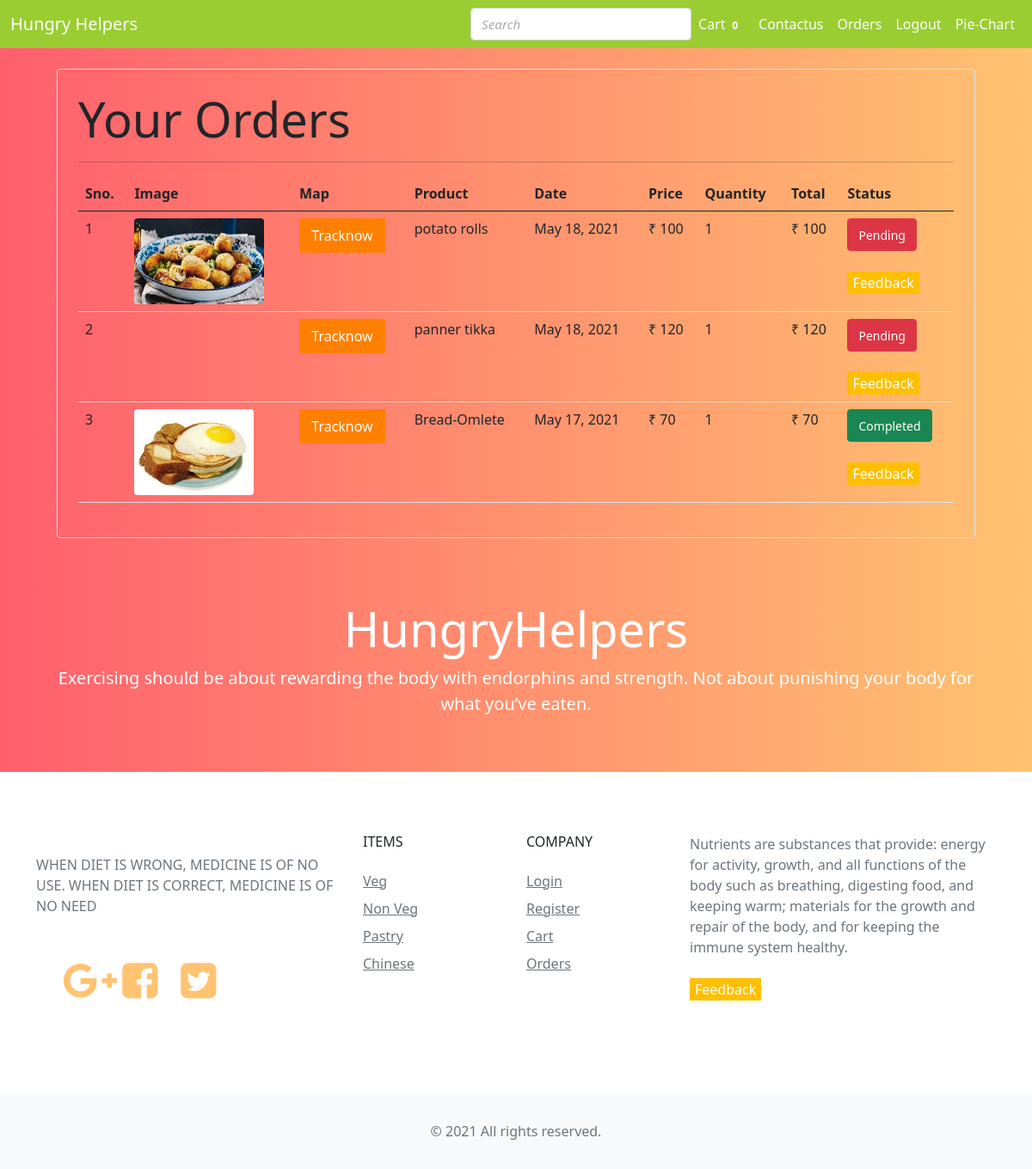
Page /orders (signed in) on the committed database.
### store/models/orders.py (models this page shows, shortened)
class Order(models.Model):
    objects = None
    product = models.ForeignKey(Product,on_delete=models.CASCADE)
    customer = models.ForeignKey(Customer,on_delete=models.CASCADE)
    quantity = models.IntegerField(default=1)
    price = models.IntegerField()
    address = models.CharField(max_length=50, default='', blank=True)
    phone = models.CharField(max_length=50, default='', blank=True)
    date = models.DateField(default=datetime.datetime.today)
    status = models.BooleanField(default=False)
    @staticmethod
    def get_orders_by_customer(customer_id):
        return Order.objects.filter(customer=customer_id).order_by('-date')

### store/models/product.py (models this page shows, shortened)
class Product(models.Model):
    name = models.CharField(max_length=50)
    price = models.IntegerField(default=0)
    category = models.ForeignKey(Category, on_delete=models.CASCADE, default=1)
    description = models.CharField(max_length=200, default='', null=True, blank=True)
    image = models.ImageField(upload_to='uploads/products/')

### store/middlewares/auth.py (the view)
    def middleware(request):
        print(request.session.get('customer'))
        returnUrl = request.META['PATH_INFO']
        print(request.META['PATH_INFO'])
        if not request.session.get('customer'):
           return redirect(f'login?return_url={returnUrl}')
        response = get_response(request)
        return response

### store/templatetags/custom_filter.py (called while the page is built)
@register.filter(name='currency')
def currency(number):
    return "₹ "+str(number)

@register.filter(name='multiply')
def multiply(number , number1):
    return number * number1

### store/views/orders.py (called while the page is built)
    def get(self , request ):
        customer = request.session.get('customer')
        orders = Order.get_orders_by_customer(customer)
        print(orders)
        return render(request , 'orders.html'  , {'orders' : orders})

### store/templates/orders.html (shortened to what this page needs)
{% extends 'base.html' %}
{% block content %}
{% load cart %}
{% load custom_filter %}
<div class="container">
   <div class="border rounded p-4 m-4">
        <p class="display-4 pl-4 ml-4">Your Orders</p>
        <hr>
        <table class="table">
            <thead>
                <tr>
                    <th>Sno.</th>
                    <th>Image</th>
                    <th>Map</th>
                    <th>Product</th>
                    <th>Date</th>
                    <th>Price</th>
                    <th>Quantity</th>
                    <th>Total</th>
                    <th>Status</th>
                </tr>
            </thead>
            <tbody>
                {% for order in orders %}
                <tr>
                    <td>{{forloop.counter}}</td>
                    <td><img style="height: 100px;" class="rounded" src="{{order.product.image.url}}" alt=""></td>
                    <td><a href="{% url 'Map' %}"><button style="background-color:	#ff8000;border:none;color:white;width: 100px;height:40px;" >Tracknow
                    </button></a></td>
                    <td>{{order.product.name}}</td>
                    <td>{{order.date}}</td>
                    <td>{{order.price|currency}}</td>
                    <td>{{order.quantity}}</td>
                    <td>{{order.quantity|multiply:order.price|currency}}</td>
                    {% if order.status %}
                    <td>
                        <button type="button" class="btn btn-success"><small>Completed</small></button>
                        <br></br>
                        <form action="https://docs.google.com/forms/d/e/1FAIpQLSeueOPMGzRSCyHHj4q3GLfnc3LputWD6Ks0562Q8WsrR718OA/viewform?usp=pp_url"  >
                            <input style="background-color: #ffbf00;border: none;color: white;";       type="submit" value="Feedback" />
                        </form>
                    </td>
                    {%else%}
                    <td>
                        <button type="button" class="btn btn-danger"><small>Pending</small></button>
                        <br></br>
                        <form action="https://docs.google.com/forms/d/e/1FAIpQLSeueOPMGzRSCyHHj4q3GLfnc3LputWD6Ks0562Q8WsrR718OA/viewform?usp=pp_url"  >
                            <input style="background-color: #ffbf00;border: none;color: white;";       type="submit" value="Feedback" />
                        </form>
                    </td>
                    {% endif %}
                </tr>
                {% endfor %}
            </tbody>
        </table>
        <!DOCTYPE html>
<html>
<body>
</body>
</html>
   </div>
</div>
{% endblock %}

### store/templates/base.html (shortened to what this page needs)
<!doctype html>
<html lang="en">
<head>
  <link href="https://cdn.jsdelivr.net/npm/bootstrap@5.0.0-beta2/dist/css/bootstrap.min.css" rel="stylesheet"
>
</head>
<nav class="navbar navbar-expand-lg navbar-light " style="background-color: yellowgreen;">
  <div class="container-fluid">
    <a class="navbar-brand" href="/" style="color: white;">Hungry Helpers</a>
    <div class="collapse navbar-collapse" id="navbarSupportedContent">
      <ul class="navbar-nav me-0">
        <div class="align-self-center">
          <div class="form-outline" >
            <input type="search" id="form1" class="form-control" placeholder="Search" />
          </div>
        </div>
        <li class="nav-item">
          <a class="nav-link active" aria-current="page" href="/cart" style="color: white;">Cart<span class="badge badge-black">{{request.session.cart.keys|length}}</span></a>
        </li>
      <ul class="navbar-nav me-0">
        {% if request.session.customer %}
        <li class="nav-item ">
          <a class="nav-link" href="{% url 'email' %}" style="color: white;">Contactus</a>
        </li>
        <li class="nav-item ">
          <a class="nav-link" href="/orders" style="color: white;">Orders</a>
        </li>
        <li class="nav-item ">
          <a class="nav-link" href="/logout" style="color: white;">Logout</a>
        </li>
        <li class="nav-item">
          <a class="nav-link active" aria-current="page" href="/pie-chart" style="color: white;">Pie-Chart</a>
        </li>
        {% endif %}
      </ul>
    </div>
  </div>
</nav>
    {% block content %}{% endblock %}
</body>
<body class="d-flex flex-column">
  <div class="container-fluid flex-grow-1 flex-shrink-0">
    <div class="px-lg-5">
      <div class="row py-5">
        <div class="col-lg-12 mx-auto text-white text-center">
          <h1 class="display-4">HungryHelpers</h1>
          <p class="lead mb-0">Exercising should be about rewarding the body with endorphins and strength. Not about punishing your body for what you’ve eaten.</p>
        </div>
      </div>
    </div>
  </div>
  <footer class="bg-white">
    <div class="container py-5">
      <div class="row py-4">
        <div class="col-lg-4 col-md-6 mb-4 mb-lg-0"><img src="img/logo.png" alt="" width="180" class="mb-3">
          <p class="font-italic text-muted">WHEN DIET IS WRONG, MEDICINE IS OF NO USE. WHEN DIET IS CORRECT, MEDICINE IS OF NO NEED</p>
          <link rel="stylesheet" href="https://maxcdn.bootstrapcdn.com/font-awesome/4.7.0/css/font-awesome.min.css">
          <div class="wrapper" >
            <a href="http://www.google.com"><i class="fa fa-3x fa-google-plus"></i></a>
            <a href="http://www.facebook.com"><i class="fa fa-3x fa-facebook-square"></i></a>
            <a href="http://www.twitter.com"><i class="fa fa-3x fa-twitter-square"></i></a>
          </div>
        </div>
        <div class="col-lg-2 col-md-6 mb-4 mb-lg-0">
          <h6 class="text-uppercase font-weight-bold mb-4">Items</h6>
          <ul class="list-unstyled mb-0">
<li class="mb-2"><a href="#" class="text-muted">Veg</a></li>
            <li class="mb-2"><a href="#" class="text-muted">Non Veg</a></li>
            <li class="mb-2"><a href="#" class="text-muted">Pastry</a></li>
            <li class="mb-2"><a href="#" class="text-muted">Chinese</a></li>
          </ul>
        </div>
        <div class="col-lg-2 col-md-6 mb-4 mb-lg-0">
          <h6 class="text-uppercase font-weight-bold mb-4">Company</h6>
          <ul class="list-unstyled mb-0">
            <li class="mb-2"><a href="#" class="text-muted">Login</a></li>
            <li class="mb-2"><a href="#" class="text-muted">Register</a></li>
            <li class="mb-2"><a href="#" class="text-muted">Cart</a></li>
            <li class="mb-2"><a href="/orders" class="text-muted">Orders</a></li>
          </ul>
        </div>
        <div class="col-lg-4 col-md-6 mb-lg-0">
          <p class="text-muted mb-4">Nutrients are substances that provide: energy for activity, growth, and all functions of the body such as breathing, digesting food, and keeping warm; materials for the growth and repair of the body, and for keeping the immune system healthy.</p>
          <form action="https://docs.google.com/forms/d/e/1FAIpQLSeueOPMGzRSCyHHj4q3GLfnc3LputWD6Ks0562Q8WsrR718OA/viewform?usp=pp_url"  >
            <input style="background-color: #ffbf00;border: none;color: white;";       type="submit" value="Feedback" />
        </form>
        </div>
      </div>
    </div>
    <div class="bg-light py-4">
      <div class="container text-center">
        <p class="text-muted mb-0 py-2">© 2021 All rights reserved.</p>
      </div>
    </div>
  </footer>
</body>
</html>

### store/templates/base.html (style rules this page uses)
body { background: #ff5f6d; background: -webkit-linear-gradient(to right, #ff5f6d, #ffc371); background: linear-gradient(to right, #ff5f6d, #ffc371); min-height: 100vh; }
i { color: #ffc371; }
.form-control::placeholder { font-size: 0.95rem; color: #aaa; font-style: italic; }
.fa { padding: 30px; font-size: 30px; width: 50px; text-align: center; text-decoration: none; margin: 5px 2px; }

### rows in the picture
Order: product.image (picture), product.name "potato rolls", date "May 18, 2021", price "₹ 100", quantity "1", quantity|multiply "₹ 100"
Order: product.name "panner tikka", date "May 18, 2021", price "₹ 120", quantity "1", quantity|multiply "₹ 120"
Order: product.image (picture), product.name "Bread-Omlete", date "May 17, 2021", price "₹ 70", quantity "1", quantity|multiply "₹ 70"

### other values in the picture
{{ request.session.cart.keys|length }} "0"
